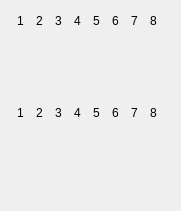
   <widget class="QWidget" name="">
    <property name="geometry">
     <rect>
      <x>80</x>
      <y>60</y>
      <width>181</width>
      <height>211</height>
     </rect>
    </property>
    <layout class="QGridLayout" name="gridLayout">
     <item row="0" column="0">
      <widget class="QLabel" name="label_errors_10">
       <property name="sizePolicy">
        <sizepolicy hsizetype="Preferred" vsizetype="Fixed">
         <horstretch>0</horstretch>
         <verstretch>0</verstretch>
        </sizepolicy>
       </property>
       <property name="text">
        <string>1</string>
       </property>
       <property name="alignment">
        <set>Qt::AlignCenter</set>
       </property>
      </widget>
     </item>
     <item row="0" column="1">
      <widget class="QLabel" name="label_errors_14">
       <property name="sizePolicy">
        <sizepolicy hsizetype="Preferred" vsizetype="Fixed">
         <horstretch>0</horstretch>
         <verstretch>0</verstretch>
        </sizepolicy>
       </property>
       <property name="text">
        <string>2</string>
       </property>
       <property name="alignment">
        <set>Qt::AlignCenter</set>
       </property>
      </widget>
     </item>
     <item row="0" column="2">
      <widget class="QLabel" name="label_errors_17">
       <property name="sizePolicy">
        <sizepolicy hsizetype="Preferred" vsizetype="Fixed">
         <horstretch>0</horstretch>
         <verstretch>0</verstretch>
        </sizepolicy>
       </property>
       <property name="text">
        <string>3</string>
       </property>
       <property name="alignment">
        <set>Qt::AlignCenter</set>
       </property>
      </widget>
     </item>
     <item row="0" column="3">
      <widget class="QLabel" name="label_errors_12">
       <property name="sizePolicy">
        <sizepolicy hsizetype="Preferred" vsizetype="Fixed">
         <horstretch>0</horstretch>
         <verstretch>0</verstretch>
        </sizepolicy>
       </property>
       <property name="text">
        <string>4</string>
       </property>
       <property name="alignment">
        <set>Qt::AlignCenter</set>
       </property>
      </widget>
     </item>
     <item row="0" column="4">
      <widget class="QLabel" name="label_errors_15">
       <property name="sizePolicy">
        <sizepolicy hsizetype="Preferred" vsizetype="Fixed">
         <horstretch>0</horstretch>
         <verstretch>0</verstretch>
        </sizepolicy>
       </property>
       <property name="text">
        <string>5</string>
       </property>
       <property name="alignment">
        <set>Qt::AlignCenter</set>
       </property>
      </widget>
     </item>
     <item row="0" column="5">
      <widget class="QLabel" name="label_errors_11">
       <property name="sizePolicy">
        <sizepolicy hsizetype="Preferred" vsizetype="Fixed">
         <horstretch>0</horstretch>
         <verstretch>0</verstretch>
        </sizepolicy>
       </property>
       <property name="text">
        <string>6</string>
       </property>
       <property name="alignment">
        <set>Qt::AlignCenter</set>
       </property>
      </widget>
     </item>
     <item row="0" column="6">
      <widget class="QLabel" name="label_errors_16">
       <property name="sizePolicy">
        <sizepolicy hsizetype="Preferred" vsizetype="Fixed">
         <horstretch>0</horstretch>
         <verstretch>0</verstretch>
        </sizepolicy>
       </property>
       <property name="text">
        <string>7</string>
       </property>
       <property name="alignment">
        <set>Qt::AlignCenter</set>
       </property>
      </widget>
     </item>
     <item row="0" column="7">
      <widget class="QLabel" name="label_errors_13">
       <property name="sizePolicy">
        <sizepolicy hsizetype="Preferred" vsizetype="Fixed">
         <horstretch>0</horstretch>
         <verstretch>0</verstretch>
        </sizepolicy>
       </property>
       <property name="text">
        <string>8</string>
       </property>
       <property name="alignment">
        <set>Qt::AlignCenter</set>
       </property>
      </widget>
     </item>
     <item row="1" column="0">
      <widget class="QLabel" name="label_mt1">
       <property name="sizePolicy">
        <sizepolicy hsizetype="Fixed" vsizetype="Fixed">
         <horstretch>0</horstretch>
         <verstretch>0</verstretch>
        </sizepolicy>
       </property>
       <property name="text">
        <string/>
       </property>
       <property name="pixmap">
        <pixmap resource="../shaper/images.qrc">:/status/images/box_grn.ico</pixmap>
       </property>
      </widget>
     </item>
     <item row="1" column="1">
      <widget class="QLabel" name="label_mt1_2">
       <property name="sizePolicy">
        <sizepolicy hsizetype="Fixed" vsizetype="Fixed">
         <horstretch>0</horstretch>
         <verstretch>0</verstretch>
        </sizepolicy>
       </property>
       <property name="text">
        <string/>
       </property>
       <property name="pixmap">
        <pixmap resource="../shaper/images.qrc">:/status/images/box_grn.ico</pixmap>
       </property>
      </widget>
     </item>
     <item row="1" column="2">
      <widget class="QLabel" name="label_mt1_3">
       <property name="sizePolicy">
        <sizepolicy hsizetype="Fixed" vsizetype="Fixed">
         <horstretch>0</horstretch>
         <verstretch>0</verstretch>
        </sizepolicy>
       </property>
       <property name="text">
        <string/>
       </property>
       <property name="pixmap">
        <pixmap resource="../shaper/images.qrc">:/status/images/box_grn.ico</pixmap>
       </property>
      </widget>
     </item>
     <item row="1" column="3">
      <widget class="QLabel" name="label_mt1_4">
       <property name="sizePolicy">
        <sizepolicy hsizetype="Fixed" vsizetype="Fixed">
         <horstretch>0</horstretch>
         <verstretch>0</verstretch>
        </sizepolicy>
       </property>
       <property name="text">
        <string/>
       </property>
       <property name="pixmap">
        <pixmap resource="../shaper/images.qrc">:/status/images/box_grn.ico</pixmap>
       </property>
      </widget>
     </item>
     <item row="1" column="4">
      <widget class="QLabel" name="label_mt1_5">
       <property name="sizePolicy">
        <sizepolicy hsizetype="Fixed" vsizetype="Fixed">
         <horstretch>0</horstretch>
         <verstretch>0</verstretch>
        </sizepolicy>
       </property>
       <property name="text">
        <string/>
       </property>
       <property name="pixmap">
        <pixmap resource="../shaper/images.qrc">:/status/images/box_grn.ico</pixmap>
       </property>
      </widget>
     </item>
     <item row="1" column="5">
      <widget class="QLabel" name="label_mt1_6">
       <property name="sizePolicy">
        <sizepolicy hsizetype="Fixed" vsizetype="Fixed">
         <horstretch>0</horstretch>
         <verstretch>0</verstretch>
        </sizepolicy>
       </property>
       <property name="text">
        <string/>
       </property>
       <property name="pixmap">
        <pixmap resource="../shaper/images.qrc">:/status/images/box_grn.ico</pixmap>
       </property>
      </widget>
     </item>
     <item row="1" column="6">
      <widget class="QLabel" name="label_mt1_7">
       <property name="sizePolicy">
        <sizepolicy hsizetype="Fixed" vsizetype="Fixed">
         <horstretch>0</horstretch>
         <verstretch>0</verstretch>
        </sizepolicy>
       </property>
       <property name="text">
        <string/>
       </property>
       <property name="pixmap">
        <pixmap resource="../shaper/images.qrc">:/status/images/box_grn.ico</pixmap>
       </property>
      </widget>
     </item>
     <item row="1" column="7">
      <widget class="QLabel" name="label_mt1_8">
       <property name="sizePolicy">
        <sizepolicy hsizetype="Fixed" vsizetype="Fixed">
         <horstretch>0</horstretch>
         <verstretch>0</verstretch>
        </sizepolicy>
       </property>
       <property name="text">
        <string/>
       </property>
       <property name="pixmap">
        <pixmap resource="../shaper/images.qrc">:/status/images/box_grn.ico</pixmap>
       </property>
      </widget>
     </item>
     <item row="2" column="0">
      <widget class="QLabel" name="label_mt1_9">
       <property name="sizePolicy">
        <sizepolicy hsizetype="Fixed" vsizetype="Fixed">
         <horstretch>0</horstretch>
         <verstretch>0</verstretch>
        </sizepolicy>
       </property>
       <property name="text">
        <string/>
       </property>
       <property name="pixmap">
        <pixmap resource="../shaper/images.qrc">:/status/images/box_grn.ico</pixmap>
       </property>
      </widget>
     </item>
     <item row="2" column="1">
      <widget class="QLabel" name="label_mt1_10">
       <property name="sizePolicy">
        <sizepolicy hsizetype="Fixed" vsizetype="Fixed">
         <horstretch>0</horstretch>
         <verstretch>0</verstretch>
        </sizepolicy>
       </property>
       <property name="text">
        <string/>
       </property>
       <property name="pixmap">
        <pixmap resource="../shaper/images.qrc">:/status/images/box_grn.ico</pixmap>
       </property>
      </widget>
     </item>
     <item row="2" column="2">
      <widget class="QLabel" name="label_mt1_11">
       <property name="sizePolicy">
        <sizepolicy hsizetype="Fixed" vsizetype="Fixed">
         <horstretch>0</horstretch>
         <verstretch>0</verstretch>
        </sizepolicy>
       </property>
       <property name="text">
        <string/>
       </property>
       <property name="pixmap">
        <pixmap resource="../shaper/images.qrc">:/status/images/box_grn.ico</pixmap>
       </property>
      </widget>
     </item>
     <item row="2" column="3">
      <widget class="QLabel" name="label_mt1_12">
       <property name="sizePolicy">
        <sizepolicy hsizetype="Fixed" vsizetype="Fixed">
         <horstretch>0</horstretch>
         <verstretch>0</verstretch>
        </sizepolicy>
       </property>
       <property name="text">
        <string/>
       </property>
       <property name="pixmap">
        <pixmap resource="../shaper/images.qrc">:/status/images/box_grn.ico</pixmap>
       </property>
      </widget>
     </item>
     <item row="2" column="4">
      <widget class="QLabel" name="label_mt1_13">
       <property name="sizePolicy">
        <sizepolicy hsizetype="Fixed" vsizetype="Fixed">
         <horstretch>0</horstretch>
         <verstretch>0</verstretch>
        </sizepolicy>
       </property>
       <property name="text">
        <string/>
       </property>
       <property name="pixmap">
        <pixmap resource="../shaper/images.qrc">:/status/images/box_grn.ico</pixmap>
       </property>
      </widget>
     </item>
     <item row="2" column="5">
      <widget class="QLabel" name="label_mt1_14">
       <property name="sizePolicy">
        <sizepolicy hsizetype="Fixed" vsizetype="Fixed">
         <horstretch>0</horstretch>
         <verstretch>0</verstretch>
        </sizepolicy>
       </property>
       <property name="text">
        <string/>
       </property>
       <property name="pixmap">
        <pixmap resource="../shaper/images.qrc">:/status/images/box_grn.ico</pixmap>
       </property>
      </widget>
     </item>
     <item row="2" column="6">
      <widget class="QLabel" name="label_mt1_15">
       <property name="sizePolicy">
        <sizepolicy hsizetype="Fixed" vsizetype="Fixed">
         <horstretch>0</horstretch>
         <verstretch>0</verstretch>
        </sizepolicy>
       </property>
       <property name="text">
        <string/>
       </property>
       <property name="pixmap">
        <pixmap resource="../shaper/images.qrc">:/status/images/box_grn.ico</pixmap>
       </property>
      </widget>
     </item>
     <item row="2" column="7">
      <widget class="QLabel" name="label_mt1_16">
       <property name="sizePolicy">
        <sizepolicy hsizetype="Fixed" vsizetype="Fixed">
         <horstretch>0</horstretch>
         <verstretch>0</verstretch>
        </sizepolicy>
       </property>
       <property name="text">
        <string/>
       </property>
       <property name="pixmap">
        <pixmap resource="../shaper/images.qrc">:/status/images/box_grn.ico</pixmap>
       </property>
      </widget>
     </item>
     <item row="3" column="0">
      <widget class="QLabel" name="label_mt1_17">
       <property name="sizePolicy">
        <sizepolicy hsizetype="Fixed" vsizetype="Fixed">
         <horstretch>0</horstretch>
         <verstretch>0</verstretch>
        </sizepolicy>
       </property>
       <property name="text">
        <string/>
       </property>
       <property name="pixmap">
        <pixmap resource="../shaper/images.qrc">:/status/images/box_grn.ico</pixmap>
       </property>
      </widget>
     </item>
     <item row="3" column="1">
      <widget class="QLabel" name="label_mt1_18">
       <property name="sizePolicy">
        <sizepolicy hsizetype="Fixed" vsizetype="Fixed">
         <horstretch>0</horstretch>
         <verstretch>0</verstretch>
        </sizepolicy>
       </property>
       <property name="text">
        <string/>
       </property>
       <property name="pixmap">
        <pixmap resource="../shaper/images.qrc">:/status/images/box_grn.ico</pixmap>
       </property>
      </widget>
     </item>
     <item row="3" column="2">
      <widget class="QLabel" name="label_mt1_19">
       <property name="sizePolicy">
        <sizepolicy hsizetype="Fixed" vsizetype="Fixed">
         <horstretch>0</horstretch>
         <verstretch>0</verstretch>
        </sizepolicy>
       </property>
       <property name="text">
        <string/>
       </property>
       <property name="pixmap">
        <pixmap resource="../shaper/images.qrc">:/status/images/box_grn.ico</pixmap>
       </property>
      </widget>
     </item>
     <item row="3" column="3">
      <widget class="QLabel" name="label_mt1_20">
       <property name="sizePolicy">
        <sizepolicy hsizetype="Fixed" vsizetype="Fixed">
         <horstretch>0</horstretch>
         <verstretch>0</verstretch>
        </sizepolicy>
       </property>
       <property name="text">
        <string/>
       </property>
       <property name="pixmap">
        <pixmap resource="../shaper/images.qrc">:/status/images/box_grn.ico</pixmap>
       </property>
      </widget>
     </item>
     <item row="3" column="4">
      <widget class="QLabel" name="label_mt1_21">
       <property name="sizePolicy">
        <sizepolicy hsizetype="Fixed" vsizetype="Fixed">
         <horstretch>0</horstretch>
         <verstretch>0</verstretch>
        </sizepolicy>
       </property>
       <property name="text">
        <string/>
       </property>
       <property name="pixmap">
        <pixmap resource="../shaper/images.qrc">:/status/images/box_grn.ico</pixmap>
       </property>
      </widget>
     </item>
     <item row="3" column="5">
      <widget class="QLabel" name="label_mt1_22">
       <property name="sizePolicy">
        <sizepolicy hsizetype="Fixed" vsizetype="Fixed">
         <horstretch>0</horstretch>
         <verstretch>0</verstretch>
        </sizepolicy>
       </property>
       <property name="text">
        <string/>
       </property>
       <property name="pixmap">
        <pixmap resource="../shaper/images.qrc">:/status/images/box_grn.ico</pixmap>
       </property>
      </widget>
     </item>
     <item row="3" column="6">
      <widget class="QLabel" name="label_mt1_23">
       <property name="sizePolicy">
        <sizepolicy hsizetype="Fixed" vsizetype="Fixed">
         <horstretch>0</horstretch>
         <verstretch>0</verstretch>
        </sizepolicy>
       </property>
       <property name="text">
        <string/>
       </property>
       <property name="pixmap">
        <pixmap resource="../shaper/images.qrc">:/status/images/box_grn.ico</pixmap>
       </property>
      </widget>
     </item>
     <item row="3" column="7">
      <widget class="QLabel" name="label_mt1_24">
       <property name="sizePolicy">
        <sizepolicy hsizetype="Fixed" vsizetype="Fixed">
         <horstretch>0</horstretch>
         <verstretch>0</verstretch>
        </sizepolicy>
       </property>
       <property name="text">
        <string/>
       </property>
       <property name="pixmap">
        <pixmap resource="../shaper/images.qrc">:/status/images/box_grn.ico</pixmap>
       </property>
      </widget>
     </item>
     <item row="4" column="0">
      <widget class="QLabel" name="label_errors_2">
       <property name="sizePolicy">
        <sizepolicy hsizetype="Preferred" vsizetype="Fixed">
         <horstretch>0</horstretch>
         <verstretch>0</verstretch>
        </sizepolicy>
       </property>
       <property name="text">
        <string>1</string>
       </property>
       <property name="alignment">
        <set>Qt::AlignCenter</set>
       </property>
      </widget>
     </item>
     <item row="4" column="1">
      <widget class="QLabel" name="label_errors_3">
       <property name="sizePolicy">
        <sizepolicy hsizetype="Preferred" vsizetype="Fixed">
         <horstretch>0</horstretch>
         <verstretch>0</verstretch>
        </sizepolicy>
       </property>
       <property name="text">
        <string>2</string>
       </property>
       <property name="alignment">
        <set>Qt::AlignCenter</set>
       </property>
      </widget>
     </item>
     <item row="4" column="2">
      <widget class="QLabel" name="label_errors_4">
       <property name="sizePolicy">
        <sizepolicy hsizetype="Preferred" vsizetype="Fixed">
         <horstretch>0</horstretch>
         <verstretch>0</verstretch>
        </sizepolicy>
       </property>
       <property name="text">
        <string>3</string>
       </property>
       <property name="alignment">
        <set>Qt::AlignCenter</set>
       </property>
      </widget>
     </item>
     <item row="4" column="3">
      <widget class="QLabel" name="label_errors_5">
       <property name="sizePolicy">
        <sizepolicy hsizetype="Preferred" vsizetype="Fixed">
         <horstretch>0</horstretch>
         <verstretch>0</verstretch>
        </sizepolicy>
       </property>
       <property name="text">
        <string>4</string>
       </property>
       <property name="alignment">
        <set>Qt::AlignCenter</set>
       </property>
      </widget>
     </item>
     <item row="4" column="4">
      <widget class="QLabel" name="label_errors_6">
       <property name="sizePolicy">
        <sizepolicy hsizetype="Preferred" vsizetype="Fixed">
         <horstretch>0</horstretch>
         <verstretch>0</verstretch>
        </sizepolicy>
       </property>
       <property name="text">
        <string>5</string>
       </property>
       <property name="alignment">
        <set>Qt::AlignCenter</set>
       </property>
      </widget>
     </item>
     <item row="4" column="5">
      <widget class="QLabel" name="label_errors_7">
       <property name="sizePolicy">
        <sizepolicy hsizetype="Preferred" vsizetype="Fixed">
         <horstretch>0</horstretch>
         <verstretch>0</verstretch>
        </sizepolicy>
       </property>
       <property name="text">
        <string>6</string>
       </property>
       <property name="alignment">
        <set>Qt::AlignCenter</set>
       </property>
      </widget>
     </item>
     <item row="4" column="6">
      <widget class="QLabel" name="label_errors_8">
       <property name="sizePolicy">
        <sizepolicy hsizetype="Preferred" vsizetype="Fixed">
         <horstretch>0</horstretch>
         <verstretch>0</verstretch>
        </sizepolicy>
       </property>
       <property name="text">
        <string>7</string>
       </property>
       <property name="alignment">
        <set>Qt::AlignCenter</set>
       </property>
      </widget>
     </item>
     <item row="4" column="7">
      <widget class="QLabel" name="label_errors_9">
       <property name="sizePolicy">
        <sizepolicy hsizetype="Preferred" vsizetype="Fixed">
         <horstretch>0</horstretch>
         <verstretch>0</verstretch>
        </sizepolicy>
       </property>
       <property name="text">
        <string>8</string>
       </property>
       <property name="alignment">
        <set>Qt::AlignCenter</set>
       </property>
      </widget>
     </item>
     <item row="5" column="0">
      <widget class="QLabel" name="label_mt1_25">
       <property name="sizePolicy">
        <sizepolicy hsizetype="Fixed" vsizetype="Fixed">
         <horstretch>0</horstretch>
         <verstretch>0</verstretch>
        </sizepolicy>
       </property>
       <property name="text">
        <string/>
       </property>
       <property name="pixmap">
        <pixmap resource="../shaper/images.qrc">:/status/images/box_grn.ico</pixmap>
       </property>
      </widget>
     </item>
     <item row="5" column="1">
      <widget class="QLabel" name="label_mt1_26">
       <property name="sizePolicy">
        <sizepolicy hsizetype="Fixed" vsizetype="Fixed">
         <horstretch>0</horstretch>
         <verstretch>0</verstretch>
        </sizepolicy>
       </property>
       <property name="text">
        <string/>
       </property>
       <property name="pixmap">
        <pixmap resource="../shaper/images.qrc">:/status/images/box_grn.ico</pixmap>
       </property>
      </widget>
     </item>
     <item row="5" column="2">
      <widget class="QLabel" name="label_mt1_27">
       <property name="sizePolicy">
        <sizepolicy hsizetype="Fixed" vsizetype="Fixed">
         <horstretch>0</horstretch>
         <verstretch>0</verstretch>
        </sizepolicy>
       </property>
       <property name="text">
        <string/>
       </property>
       <property name="pixmap">
        <pixmap resource="../shaper/images.qrc">:/status/images/box_grn.ico</pixmap>
       </property>
      </widget>
     </item>
     <item row="5" column="3">
      <widget class="QLabel" name="label_mt1_28">
       <property name="sizePolicy">
        <sizepolicy hsizetype="Fixed" vsizetype="Fixed">
         <horstretch>0</horstretch>
         <verstretch>0</verstretch>
        </sizepolicy>
       </property>
       <property name="text">
        <string/>
       </property>
       <property name="pixmap">
        <pixmap resource="../shaper/images.qrc">:/status/images/box_grn.ico</pixmap>
       </property>
      </widget>
     </item>
     <item row="5" column="4">
      <widget class="QLabel" name="label_mt1_29">
       <property name="sizePolicy">
        <sizepolicy hsizetype="Fixed" vsizetype="Fixed">
         <horstretch>0</horstretch>
         <verstretch>0</verstretch>
        </sizepolicy>
       </property>
       <property name="text">
        <string/>
       </property>
       <property name="pixmap">
        <pixmap resource="../shaper/images.qrc">:/status/images/box_grn.ico</pixmap>
       </property>
      </widget>
     </item>
     <item row="5" column="5">
      <widget class="QLabel" name="label_mt1_30">
       <property name="sizePolicy">
        <sizepolicy hsizetype="Fixed" vsizetype="Fixed">
         <horstretch>0</horstretch>
         <verstretch>0</verstretch>
        </sizepolicy>
       </property>
       <property name="text">
        <string/>
       </property>
       <property name="pixmap">
        <pixmap resource="../shaper/images.qrc">:/status/images/box_grn.ico</pixmap>
       </property>
      </widget>
     </item>
     <item row="5" column="6">
      <widget class="QLabel" name="label_mt1_31">
       <property name="sizePolicy">
        <sizepolicy hsizetype="Fixed" vsizetype="Fixed">
         <horstretch>0</horstretch>
         <verstretch>0</verstretch>
        </sizepolicy>
       </property>
       <property name="text">
        <string/>
       </property>
       <property name="pixmap">
        <pixmap resource="../shaper/images.qrc">:/status/images/box_grn.ico</pixmap>
       </property>
      </widget>
     </item>
     <item row="5" column="7">
      <widget class="QLabel" name="label_mt1_32">
       <property name="sizePolicy">
        <sizepolicy hsizetype="Fixed" vsizetype="Fixed">
         <horstretch>0</horstretch>
         <verstretch>0</verstretch>
        </sizepolicy>
       </property>
       <property name="text">
        <string/>
       </property>
       <property name="pixmap">
        <pixmap resource="../shaper/images.qrc">:/status/images/box_grn.ico</pixmap>
       </property>
      </widget>
     </item>
     <item row="6" column="0">
      <widget class="QLabel" name="label_mt1_33">
       <property name="sizePolicy">
        <sizepolicy hsizetype="Fixed" vsizetype="Fixed">
         <horstretch>0</horstretch>
         <verstretch>0</verstretch>
        </sizepolicy>
       </property>
       <property name="text">
        <string/>
       </property>
       <property name="pixmap">
        <pixmap resource="../shaper/images.qrc">:/status/images/box_grn.ico</pixmap>
       </property>
      </widget>
     </item>
     <item row="6" column="1">
      <widget class="QLabel" name="label_mt1_34">
       <property name="sizePolicy">
        <sizepolicy hsizetype="Fixed" vsizetype="Fixed">
         <horstretch>0</horstretch>
         <verstretch>0</verstretch>
        </sizepolicy>
       </property>
       <property name="text">
        <string/>
       </property>
       <property name="pixmap">
        <pixmap resource="../shaper/images.qrc">:/status/images/box_grn.ico</pixmap>
       </property>
      </widget>
     </item>
     <item row="6" column="2">
      <widget class="QLabel" name="label_mt1_35">
       <property name="sizePolicy">
        <sizepolicy hsizetype="Fixed" vsizetype="Fixed">
         <horstretch>0</horstretch>
         <verstretch>0</verstretch>
        </sizepolicy>
       </property>
       <property name="text">
        <string/>
       </property>
       <property name="pixmap">
        <pixmap resource="../shaper/images.qrc">:/status/images/box_grn.ico</pixmap>
       </property>
      </widget>
     </item>
     <item row="6" column="3">
      <widget class="QLabel" name="label_mt1_36">
       <property name="sizePolicy">
        <sizepolicy hsizetype="Fixed" vsizetype="Fixed">
         <horstretch>0</horstretch>
         <verstretch>0</verstretch>
        </sizepolicy>
       </property>
       <property name="text">
        <string/>
       </property>
       <property name="pixmap">
        <pixmap resource="../shaper/images.qrc">:/status/images/box_grn.ico</pixmap>
       </property>
      </widget>
     </item>
     <item row="6" column="4">
      <widget class="QLabel" name="label_mt1_37">
       <property name="sizePolicy">
        <sizepolicy hsizetype="Fixed" vsizetype="Fixed">
         <horstretch>0</horstretch>
         <verstretch>0</verstretch>
        </sizepolicy>
       </property>
       <property name="text">
        <string/>
       </property>
       <property name="pixmap">
        <pixmap resource="../shaper/images.qrc">:/status/images/box_grn.ico</pixmap>
       </property>
      </widget>
     </item>
     <item row="6" column="5">
      <widget class="QLabel" name="label_mt1_38">
       <property name="sizePolicy">
        <sizepolicy hsizetype="Fixed" vsizetype="Fixed">
         <horstretch>0</horstretch>
         <verstretch>0</verstretch>
        </sizepolicy>
       </property>
       <property name="text">
        <string/>
       </property>
       <property name="pixmap">
        <pixmap resource="../shaper/images.qrc">:/status/images/box_grn.ico</pixmap>
       </property>
      </widget>
     </item>
     <item row="6" column="6">
      <widget class="QLabel" name="label_mt1_39">
       <property name="sizePolicy">
        <sizepolicy hsizetype="Fixed" vsizetype="Fixed">
         <horstretch>0</horstretch>
         <verstretch>0</verstretch>
        </sizepolicy>
       </property>
       <property name="text">
        <string/>
       </property>
       <property name="pixmap">
        <pixmap resource="../shaper/images.qrc">:/status/images/box_grn.ico</pixmap>
       </property>
      </widget>
     </item>
     <item row="6" column="7">
      <widget class="QLabel" name="label_mt1_40">
       <property name="sizePolicy">
        <sizepolicy hsizetype="Fixed" vsizetype="Fixed">
         <horstretch>0</horstretch>
         <verstretch>0</verstretch>
        </sizepolicy>
       </property>
       <property name="text">
        <string/>
       </property>
       <property name="pixmap">
        <pixmap resource="../shaper/images.qrc">:/status/images/box_grn.ico</pixmap>
       </property>
      </widget>
     </item>
     <item row="7" column="0">
      <widget class="QLabel" name="label_mt1_41">
       <property name="sizePolicy">
        <sizepolicy hsizetype="Fixed" vsizetype="Fixed">
         <horstretch>0</horstretch>
         <verstretch>0</verstretch>
        </sizepolicy>
       </property>
       <property name="text">
        <string/>
       </property>
       <property name="pixmap">
        <pixmap resource="../shaper/images.qrc">:/status/images/box_grn.ico</pixmap>
       </property>
      </widget>
     </item>
     <item row="7" column="1">
      <widget class="QLabel" name="label_mt1_42">
       <property name="sizePolicy">
        <sizepolicy hsizetype="Fixed" vsizetype="Fixed">
         <horstretch>0</horstretch>
         <verstretch>0</verstretch>
        </sizepolicy>
       </property>
       <property name="text">
        <string/>
       </property>
       <property name="pixmap">
        <pixmap resource="../shaper/images.qrc">:/status/images/box_grn.ico</pixmap>
       </property>
      </widget>
     </item>
     <item row="7" column="2">
      <widget class="QLabel" name="label_mt1_43">
       <property name="sizePolicy">
        <sizepolicy hsizetype="Fixed" vsizetype="Fixed">
         <horstretch>0</horstretch>
         <verstretch>0</verstretch>
        </sizepolicy>
       </property>
       <property name="text">
        <string/>
       </property>
       <property name="pixmap">
        <pixmap resource="../shaper/images.qrc">:/status/images/box_grn.ico</pixmap>
       </property>
      </widget>
     </item>
     <item row="7" column="3">
      <widget class="QLabel" name="label_mt1_44">
       <property name="sizePolicy">
        <sizepolicy hsizetype="Fixed" vsizetype="Fixed">
         <horstretch>0</horstretch>
         <verstretch>0</verstretch>
        </sizepolicy>
       </property>
       <property name="text">
        <string/>
       </property>
       <property name="pixmap">
        <pixmap resource="../shaper/images.qrc">:/status/images/box_grn.ico</pixmap>
       </property>
      </widget>
     </item>
     <item row="7" column="4">
      <widget class="QLabel" name="label_mt1_45">
       <property name="sizePolicy">
        <sizepolicy hsizetype="Fixed" vsizetype="Fixed">
         <horstretch>0</horstretch>
         <verstretch>0</verstretch>
        </sizepolicy>
       </property>
       <property name="text">
        <string/>
       </property>
       <property name="pixmap">
        <pixmap resource="../shaper/images.qrc">:/status/images/box_grn.ico</pixmap>
       </property>
      </widget>
     </item>
     <item row="7" column="5">
      <widget class="QLabel" name="label_mt1_46">
       <property name="sizePolicy">
        <sizepolicy hsizetype="Fixed" vsizetype="Fixed">
         <horstretch>0</horstretch>
         <verstretch>0</verstretch>
        </sizepolicy>
       </property>
       <property name="text">
        <string/>
       </property>
       <property name="pixmap">
        <pixmap resource="../shaper/images.qrc">:/status/images/box_grn.ico</pixmap>
       </property>
      </widget>
     </item>
     <item row="7" column="6">
      <widget class="QLabel" name="label_mt1_47">
       <property name="sizePolicy">
        <sizepolicy hsizetype="Fixed" vsizetype="Fixed">
         <horstretch>0</horstretch>
         <verstretch>0</verstretch>
        </sizepolicy>
       </property>
       <property name="text">
        <string/>
       </property>
       <property name="pixmap">
        <pixmap resource="../shaper/images.qrc">:/status/images/box_grn.ico</pixmap>
       </property>
      </widget>
     </item>
     <item row="7" column="7">
      <widget class="QLabel" name="label_mt1_48">
       <property name="sizePolicy">
        <sizepolicy hsizetype="Fixed" vsizetype="Fixed">
         <horstretch>0</horstretch>
         <verstretch>0</verstretch>
        </sizepolicy>
       </property>
       <property name="text">
        <string/>
       </property>
       <property name="pixmap">
        <pixmap resource="../shaper/images.qrc">:/status/images/box_grn.ico</pixmap>
       </property>
      </widget>
     </item>
    </layout>
   </widget>
